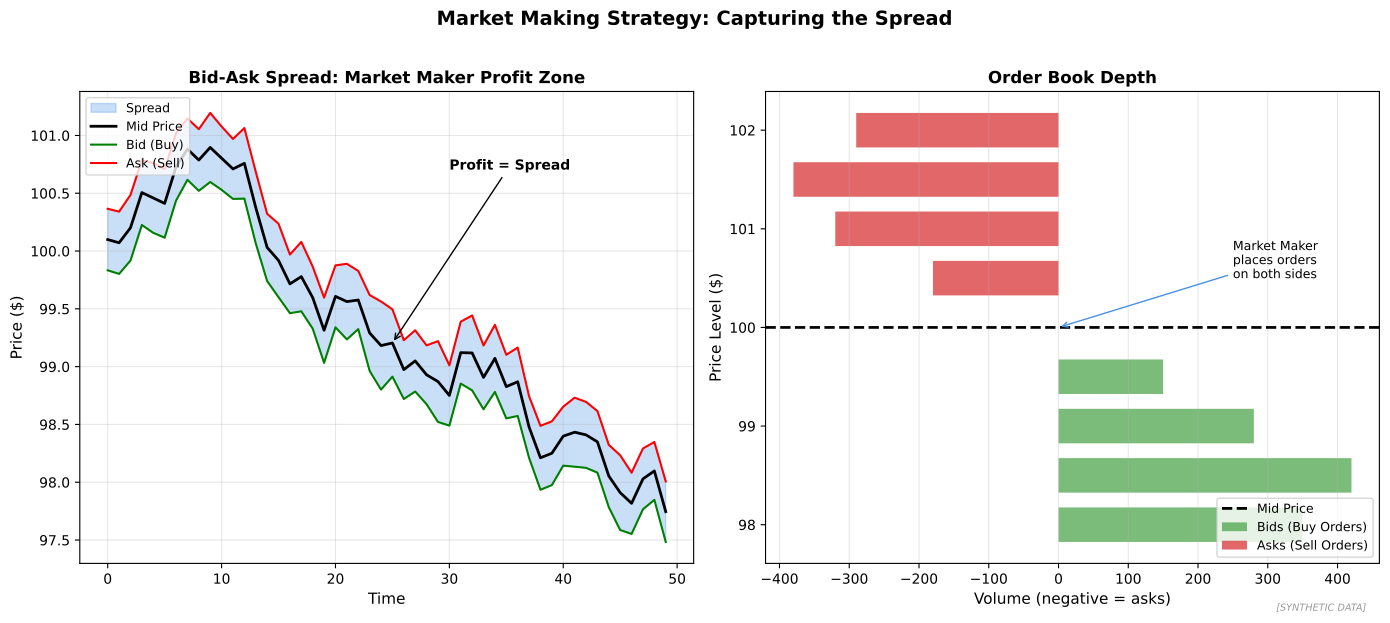

Write the Python code that produced this figure.
"""
Market Making and Bid-Ask Spread
Visualization of market maker strategy

Output: market_making_spread.pdf
Module: module_03_ai_ml
Lesson: 29 - Algorithmic Trading Concepts
"""

from pathlib import Path
import matplotlib.pyplot as plt
import numpy as np

CHART_METADATA = {
    'title': 'Market Making Spread',
    'module': 'module_03_ai_ml',
    'lesson': 29,
    'url': 'https://github.com/Digital-AI-Finance/digital-finance/tree/main/module_03_ai_ml/figures/market_making_spread'
}

plt.rcParams.update({'font.size': 10, 'axes.labelsize': 10})

def create_chart():
    fig, axes = plt.subplots(1, 2, figsize=(14, 6))

    np.random.seed(42)

    # Bid-Ask Spread Visualization
    ax1 = axes[0]
    time = np.arange(50)
    mid_price = 100 + np.cumsum(np.random.randn(50) * 0.2)
    spread = 0.5 + np.abs(np.random.randn(50) * 0.1)
    bid = mid_price - spread/2
    ask = mid_price + spread/2

    ax1.fill_between(time, bid, ask, alpha=0.3, color='#4A90E2', label='Spread')
    ax1.plot(time, mid_price, 'k-', linewidth=2, label='Mid Price')
    ax1.plot(time, bid, 'g-', linewidth=1.5, label='Bid (Buy)')
    ax1.plot(time, ask, 'r-', linewidth=1.5, label='Ask (Sell)')

    ax1.annotate('Profit = Spread', xy=(25, mid_price[25]),
                xytext=(30, mid_price[25]+1.5), fontsize=10, fontweight='bold',
                arrowprops=dict(arrowstyle='->', color='black'))

    ax1.set_xlabel('Time', fontsize=11)
    ax1.set_ylabel('Price ($)', fontsize=11)
    ax1.set_title('Bid-Ask Spread: Market Maker Profit Zone', fontsize=12, fontweight='bold')
    ax1.legend(loc='upper left', fontsize=9)
    ax1.grid(True, alpha=0.3)

    # Order Book Depth
    ax2 = axes[1]
    price_levels = np.arange(98, 102.5, 0.5)
    mid = 100

    # Generate order book volumes
    bids = np.array([150, 280, 420, 350])  # Below mid
    asks = np.array([180, 320, 380, 290])  # Above mid

    bid_prices = [99.5, 99.0, 98.5, 98.0]
    ask_prices = [100.5, 101.0, 101.5, 102.0]

    ax2.barh(bid_prices, bids, height=0.35, color='#44A044', alpha=0.7, label='Bids (Buy Orders)')
    ax2.barh(ask_prices, -asks, height=0.35, color='#D62728', alpha=0.7, label='Asks (Sell Orders)')
    ax2.axhline(y=mid, color='k', linestyle='--', linewidth=2, label='Mid Price')

    ax2.set_xlabel('Volume (negative = asks)', fontsize=11)
    ax2.set_ylabel('Price Level ($)', fontsize=11)
    ax2.set_title('Order Book Depth', fontsize=12, fontweight='bold')
    ax2.legend(loc='lower right', fontsize=9)
    ax2.grid(True, alpha=0.3, axis='x')

    # Add annotations
    ax2.annotate('Market Maker\nplaces orders\non both sides', xy=(0, 100),
                xytext=(250, 100.5), fontsize=9,
                arrowprops=dict(arrowstyle='->', color='#4A90E2'))

    fig.suptitle('Market Making Strategy: Capturing the Spread', fontsize=14, fontweight='bold', y=1.02)
    fig.text(0.98, 0.02, '[SYNTHETIC DATA]', fontsize=7, color='#999999', ha='right', style='italic')
    plt.tight_layout()

    output_path = Path(__file__).parent / 'market_making_spread.pdf'
    plt.savefig(output_path, format='pdf', dpi=300, bbox_inches='tight')
    plt.close()
    print(f"Chart saved to: {output_path}")
    return output_path

if __name__ == '__main__':
    create_chart()
